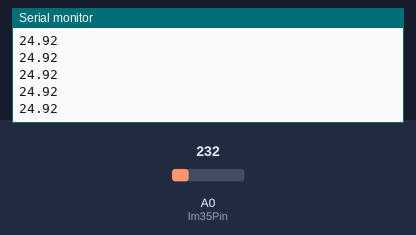
A sketch run on a simulated Arduino Uno, built with avr-gcc and run on an emulated ATmega328P. Parts: the last lines printed to the serial monitor. The inputs (shaded band) are chosen by the test bench; at power-on: A0 (lm35Pin) = 232.

Above: at 1.2 s.
1.3 s: A0 (lm35Pin) set to 250
At 1.31 s:
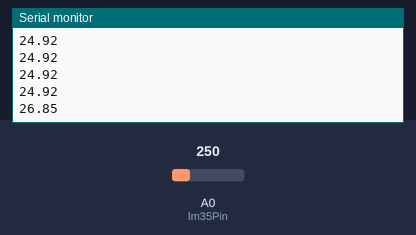
2.8 s: A0 (lm35Pin) set to 266
At 2.82 s:
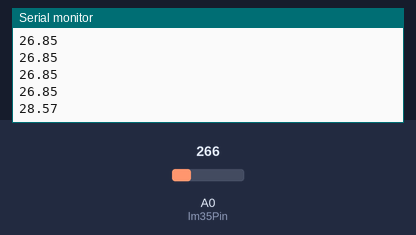
Timing chart, 0 to 5.8 s (numbered marks = the images above; inputs shaded):
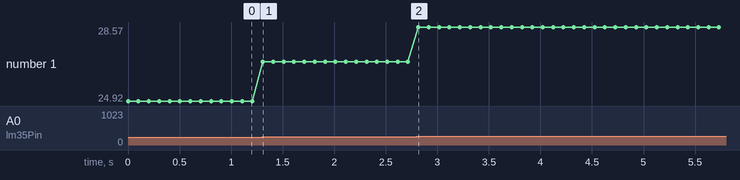

Measured:
- after the input at 1.3 s, the serial monitor: prints a new line at once (image 1)
- after the input at 2.8 s, the serial monitor: prints a new line at once (image 2)
- plotted number 1: 24.92 → 26.85 after the input at 1.3 s, 26.85 → 28.57 after the input at 2.8 s

The sketch:

BulanikArduino.ino
```cpp
int lm35Pin = A0;

void setup() {
  Serial.begin(9600);
  analogReference(INTERNAL);
}

void loop() {
  int sicaklikVolt = analogRead(lm35Pin);
  float sicaklikC = sicaklikC = sicaklikVolt / 9.31;
  Serial.println(sicaklikC);
  delay(100);
}
```
